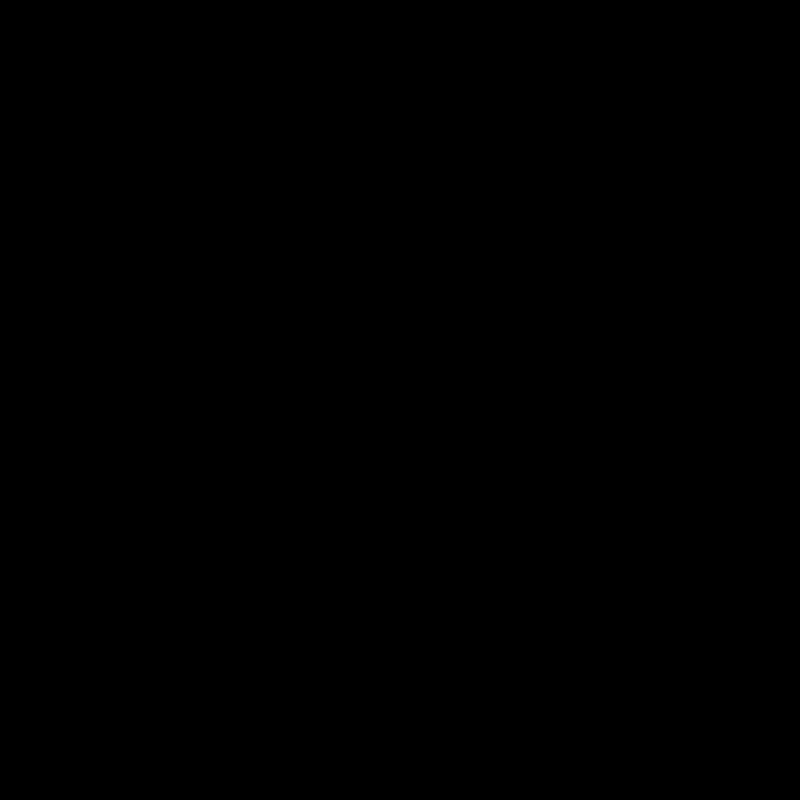
Frame 1 (no input)
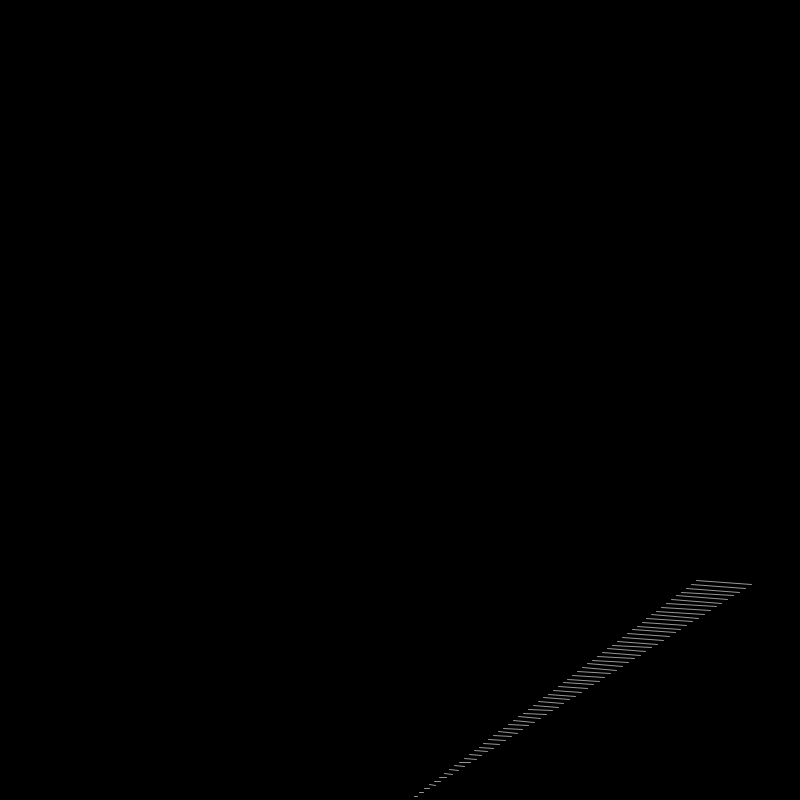
Frame 60 (the mouse pressed at the canvas centre just before this capture)
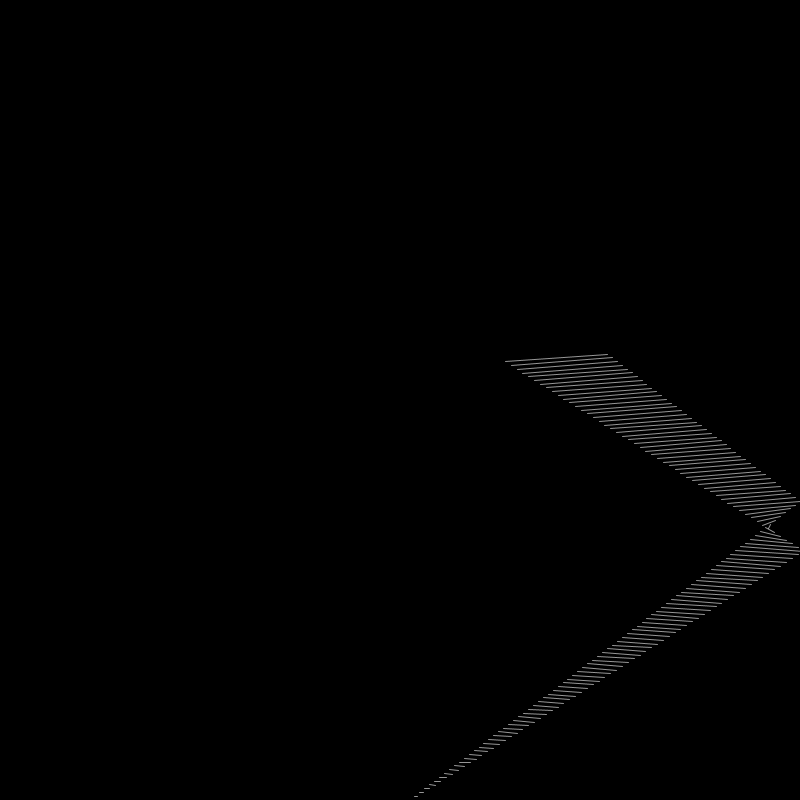
Frame 120 (the mouse held since frame 60 and released just before this capture)

The Processing sketch that drew these frames (run headless with seeded random() and noise(); from frame 60 on, the mouse is pressed at the canvas centre):

// Processing sketch: sketch_161011aClass_Note
// ── sketch_161011aClass_Note.pde
float ballXPosition = 0;
float ballYPosition = 0;
float ball2XPosition = 0;
float ball2YPosition = 0;

float ballXSpeed = -4;
float ballYSpeed = -4;
float ball2XSpeed = -4;
float ball2YSpeed = -4;

void setup() {
  size(800, 800);
  ballXPosition = width / 2;
  ballYPosition = height;
  
  ballXSpeed = random(3, 6);
  ballYSpeed = random(3, 6);
  
  ball2XPosition = width / 2;
  ball2YPosition = height;
  
  ball2XSpeed = random(3, 6);;
  ball2YSpeed = random(3, 6);;
  
  stroke(255, 150);
  background(0);
}

void draw() {
  //setup
  ballXPosition += ballXSpeed;
  ballYPosition += ballYSpeed;
  
  ball2XPosition += ball2XSpeed;
  ball2YPosition += ball2YSpeed;

  //background(0);
  //ellipse(ballXPosition, ballYPosition, 50, 50);


  //if (ballYPosition <= 1) {
  //  //ballYPosition = height;

  //  //ballYSpeed = ballYSpeed * -1;
  //  ballYSpeed *= -1;
  //}

  //if (ballYPosition >= height) {
  //  //ballYPosition = height;
  //  ballYSpeed *= -1;
  //}
  // summarize as below:


  if (ballYPosition < 0 || ballYPosition > height) {
    ballYSpeed *= -1;
  }

  if (ballXPosition < 0 || ballXPosition > width) {
    ballXSpeed *= -1;
  }
  
  
  //ellipse(ball2XPosition, ball2YPosition, 50, 50);
  
  if (ball2YPosition < 0 || ball2YPosition > height) {
    ball2YSpeed *= -1;
  }

  if (ball2XPosition < 0 || ball2XPosition > width) {
    ball2XSpeed *= -1;
  }
  
  float distBetweenBalls =
    dist(ballXPosition, ballYPosition, ball2XPosition, ball2YPosition);
    line(ballXPosition, ballYPosition, ball2XPosition, ball2YPosition);
  println(distBetweenBalls);
  
  if (distBetweenBalls < 40) {
    fill(random(255), random(255), random(255));
  }
  
  float randomAmount = 10;
  //ellipse(ballXPosition + random(randomAmount), 
  //ballYPosition + random(randomAmount), 
  //40, 40);
  
  //ellipse(ball2XPosition + random(randomAmount), 
  //ball2YPosition + random(randomAmount), 
  //40, 40);
}

void keyPressed() {
  if (key == 'c') {
    stroke(random(255), random(255), random(255), 150);
  }

}
